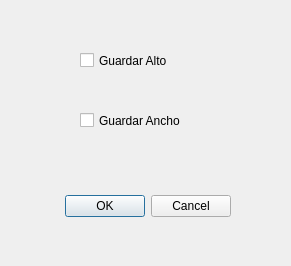
<?xml version="1.0" encoding="UTF-8"?>
<ui version="4.0">
 <class>dGuardarConf</class>
 <widget class="QDialog" name="dGuardarConf">
  <property name="geometry">
   <rect>
    <x>0</x>
    <y>0</y>
    <width>291</width>
    <height>266</height>
   </rect>
  </property>
  <property name="windowTitle">
   <string>Dialog</string>
  </property>
  <widget class="QDialogButtonBox" name="buttonBox">
   <property name="geometry">
    <rect>
     <x>-110</x>
     <y>190</y>
     <width>341</width>
     <height>32</height>
    </rect>
   </property>
   <property name="orientation">
    <enum>Qt::Horizontal</enum>
   </property>
   <property name="standardButtons">
    <set>QDialogButtonBox::Cancel|QDialogButtonBox::Ok</set>
   </property>
  </widget>
  <widget class="QCheckBox" name="checkAlto">
   <property name="geometry">
    <rect>
     <x>80</x>
     <y>50</y>
     <width>111</width>
     <height>21</height>
    </rect>
   </property>
   <property name="text">
    <string>Guardar Alto</string>
   </property>
  </widget>
  <widget class="QCheckBox" name="checkAncho">
   <property name="geometry">
    <rect>
     <x>80</x>
     <y>110</y>
     <width>131</width>
     <height>21</height>
    </rect>
   </property>
   <property name="text">
    <string>Guardar Ancho</string>
   </property>
  </widget>
 </widget>
 <resources/>
 <connections>
  <connection>
   <sender>buttonBox</sender>
   <signal>accepted()</signal>
   <receiver>dGuardarConf</receiver>
   <slot>accept()</slot>
   <hints>
    <hint type="sourcelabel">
     <x>248</x>
     <y>254</y>
    </hint>
    <hint type="destinationlabel">
     <x>157</x>
     <y>274</y>
    </hint>
   </hints>
  </connection>
  <connection>
   <sender>buttonBox</sender>
   <signal>rejected()</signal>
   <receiver>dGuardarConf</receiver>
   <slot>reject()</slot>
   <hints>
    <hint type="sourcelabel">
     <x>316</x>
     <y>260</y>
    </hint>
    <hint type="destinationlabel">
     <x>286</x>
     <y>274</y>
    </hint>
   </hints>
  </connection>
 </connections>
</ui>
